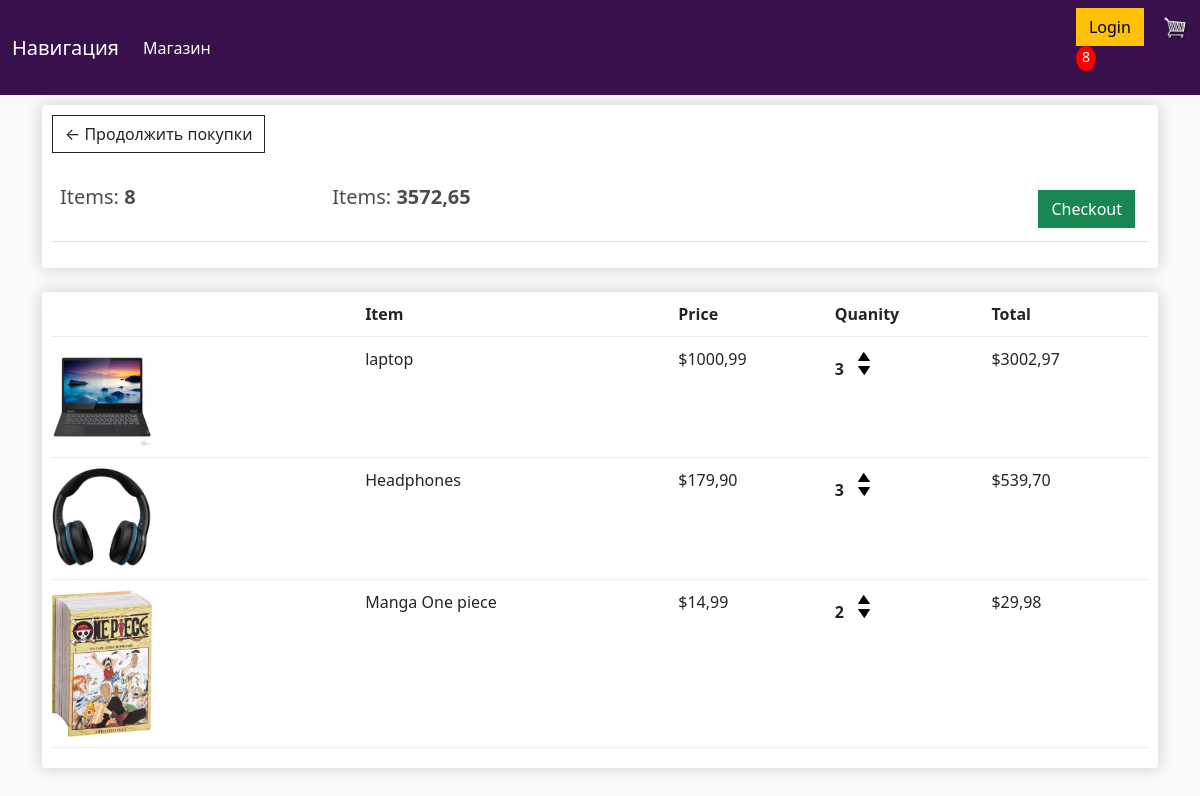
The app's page /cart/ (signed in) with its own data.
### store/models.py (models this page shows, shortened)
class Order(models.Model):
    customer = models.ForeignKey(Customer, on_delete=models.SET_NULL, null=True, blank=True)
    date_ordered = models.DateTimeField(auto_now_add=True)
    complete = models.BooleanField(default=False)
    transaction_id = models.CharField(max_length=100, null=True)
    @property
    def get_cart_total(self):
        orderitems = self.orderitem_set.all()
        total = sum([item.get_total for item in orderitems])
        return total
    @property
    def get_cart_items(self):
        orderitems = self.orderitem_set.all()
        total = sum([item.quantity for item in orderitems])
        return total

class OrderItem(models.Model):
    product = models.ForeignKey(Product, on_delete=models.SET_NULL, null=True)
    order = models.ForeignKey(Order, on_delete=models.SET_NULL, null=True)
    quantity = models.IntegerField(default=0, null=True, blank=True)
    data_added = models.DateTimeField(auto_now_add=True)
    @property
    def get_total(self):
        total = self.product.price * self.quantity
        return total

class Product(models.Model):
    name = models.CharField(max_length=200, null=True)
    price = models.DecimalField(max_digits=7, decimal_places=2)
    digital = models.BooleanField(default=False, null=True, blank=False)
    image = models.ImageField(null=True, blank=True)
    @property
    def imageURL(self):
        try:
            url = self.image.url
        except:
            url = ''
        return url

### store/views.py (the view)
# urls.py: path('cart/', views.cart, name="cart"),
def cart(request):
    data = cartData(request)
    cartItems = data['cartItems']
    order = data['order']
    items = data['items']
    context = {'items': items, 'order': order, 'cartItems':cartItems}
    return render(request, 'store/cart.html', context)

### store/utils.py (called while the page is built)
def cartData(request):
    if request.user.is_authenticated:
        customer = request.user.customer
        order, created = Order.objects.get_or_create(customer=customer, complete=False)
        items = order.orderitem_set.all()
        cartItems = order.get_cart_items
    else:
        cookieData = cookieCart(request)
        cartItems = cookieData['cartItems']
        order = cookieData['order']
        items = cookieData['items']
    return {'cartItems': cartItems, 'order': order, 'items': items}

### store/templates/store/cart.html
{% extends 'store/main.html' %}
{% load static %}
{% block content %}
<div class="row">
    <div class="col-lg-12">
        <div class="box-element">
        <a class="btn btn-outline-dark" href="{% url 'store' %}">&#x2190; Продолжить покупки</a>
        <br>
        <br>
        <table class="table">
            <tr>
                <th><h5>Items: <strong>{{order.get_cart_items}}</strong></h5></th>
                <th><h5>Items: <strong>{{order.get_cart_total}}</strong></h5></th>
                <th>
                    <a style="float:right; margin:5px" class="btn
                    btn-success" href="{% url 'checkout' %}">Checkout</a>
                </th>
            </tr>
        </table>
    </div>
    <br>
        <div class="box-element">
            <div class="cart-row">
                <div style="flex:2" ></div>
                <div style="flex:2" ><strong>Item</strong></div>
                <div style="flex:1" ><strong>Price</strong></div>
                <div style="flex:1" ><strong>Quanity</strong></div>
                <div style="flex:1" ><strong>Total</strong></div>
            </div>
                {% for item in items %}
            <div class="cart-row">
                <div style="flex:2" ><img class="row-image" src="{{item.product.imageURL}}"></div>
                <div style="flex:2" >{{item.product.name}}</div>
                <div style="flex:1" >${{item.product.price|floatformat:2}}</div>
                <div style="flex:1" >
                    <p class="quantity">{{item.quantity}}</p>
                    <div class="quantity">
                        <img data-product="{{item.product.id}}" data-action="add" class="chg-quantity update-cart" src="{% static 'images/arrow-up.png' %}">
                        <img data-product="{{item.product.id}}" data-action="remove" class="chg-quantity update-cart" src="{% static 'images/arrow-down.png' %}">
                    </div>
                </div>
                <div style="flex:1" >${{item.get_total}}</div>
            </div>
            {% endfor %}
        </div>
    </div>
</div>
{% endblock content %}

### store/static/css/main.css (style rules this page uses)
body { background-color: hsl(0 ,0%, 98%); }
h1,h2,h3,h4,h5,h6 { color:hsl(0 ,0%, 30%); }
.box-element { box-shadow:hsl(0 ,0%, 80%) 0 0 16px; background-color: #fff; border-radius: 4px; padding: 10px; }
.col-lg-4, .col-lg-6, .col-lg-8, .col-lg-12 { margin-top: 10px; }
.btn { border-radius: 0; }
.row-image { width: 100px; }
.cart-row { display: flex; align-items: flex-stretch; padding-bottom: 10px; margin-bottom: 10px; border-bottom: 1px solid #ececec; }
.quantity { display: inline-block; font-weight: 700; padding-right:10px; }
.chg-quantity { width: 12px; cursor: pointer; display: block; margin-top: 5px; transition:.1s; }

### records on screen
Order: get_cart_items "8", get_cart_total "3572,65"
OrderItem: product.imageURL (picture), product.name "laptop", product.price "1000,99", quantity "3", get_total "3002,97"
OrderItem: product.imageURL (picture), product.name "Headphones", product.price "179,90", quantity "3", get_total "539,70"
OrderItem: product.imageURL (picture), product.name "Manga One piece", product.price "14,99", quantity "2", get_total "29,98"

### other values on screen
{{ cartItems }} "8"
